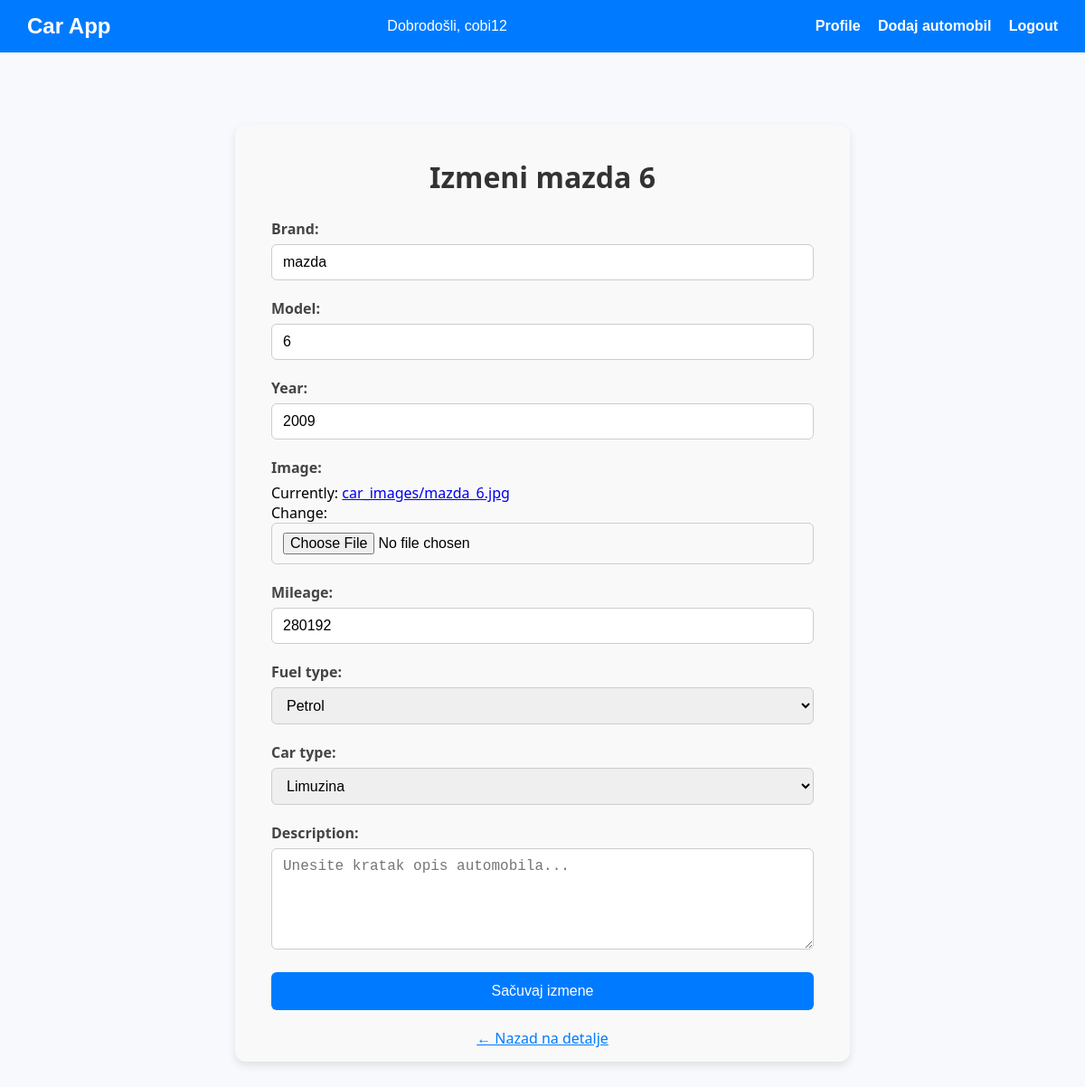
The page /car_edit/10/ (signed in) on the database as committed earlier.
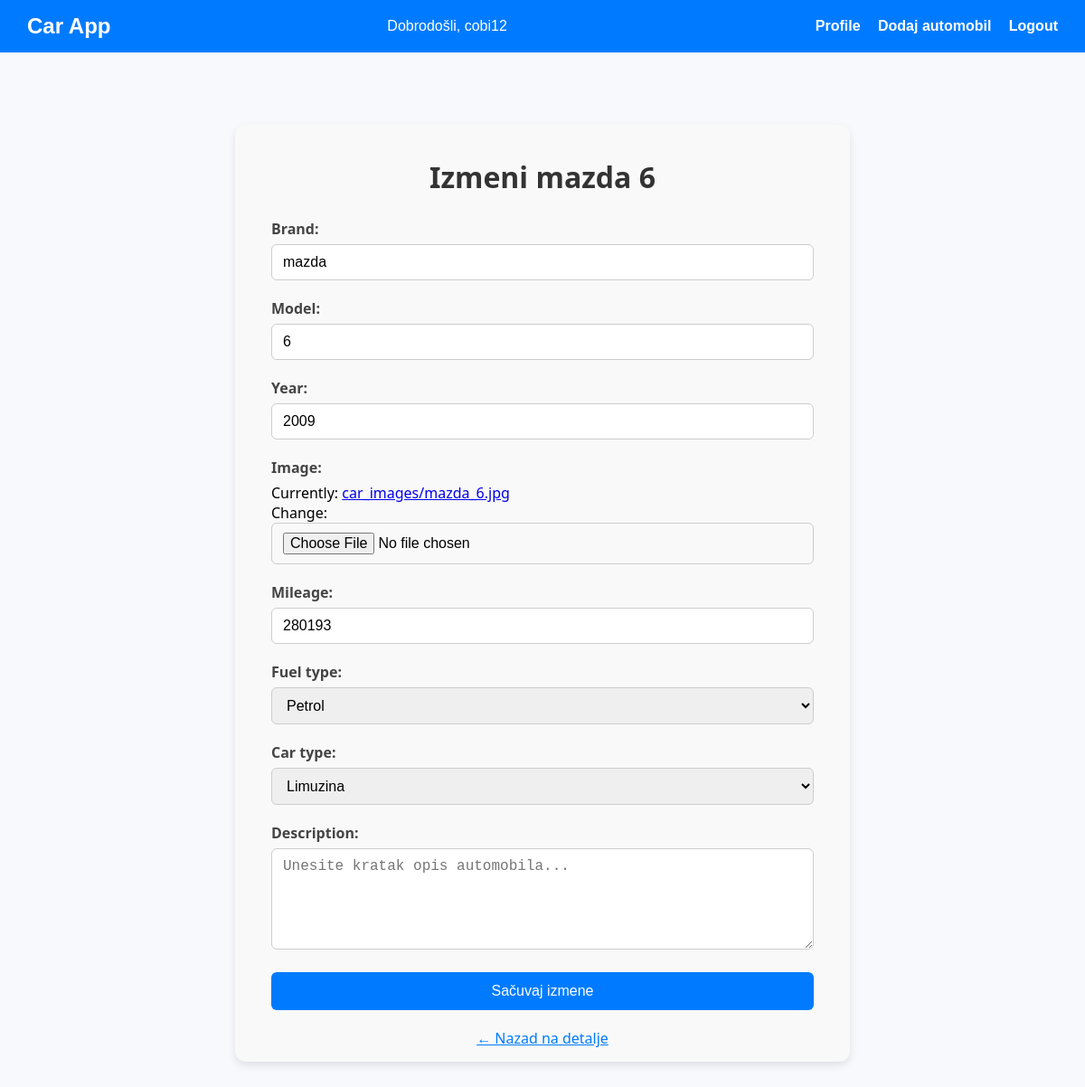
The same page on the database as committed later.
### cars/models.py (models this page shows, shortened)
class Car(models.Model):
    FUEL_CHOICES = [
        ('PETROL', 'Petrol'),
        ('DIESEL', 'Diesel'),
        ('ELECTRIC', 'Electric'),
        ('HYBRID', 'Hybrid'),
        ('LPG', 'LPG'),
    ]
    CAR_TYPE_CHOICES = [
        ('COUPE', 'Kupe'),
        ('SEDAN', 'Limuzina'),
        ('HATCHBACK', 'Hečbek'),
        ('SUV', 'SUV'),
        ('CONVERTIBLE', 'Kabriolet'),
        ('WAGON', 'Karavan'),
        ('PICKUP', 'Pickup'),
    ]
    owner = models.ForeignKey(User, on_delete = models.CASCADE)
    brand = models.CharField(max_length=100)
    model = models.CharField(max_length=100)
    year = models.PositiveIntegerField()
    image = models.ImageField(upload_to='car_images/', blank=False,null=False )
    mileage = models.PositiveIntegerField(help_text='Kilometraza')
    fuel_type = models.CharField(max_length=10, choices=FUEL_CHOICES)
    car_type = models.CharField(max_length=15, choices=CAR_TYPE_CHOICES)
    description = models.TextField(
        max_length=1000,
        blank=True,
        help_text='Kratak opis automobila (opciono)'
    )

### cars/views.py (the view)
# urls.py: path('car_edit/<int:car_id>/', views.car_edit, name='car_edit'),
@login_required
def car_edit(request, car_id):
    car = get_object_or_404(Car, id=car_id)
    if car.owner != request.user:
        return redirect('car_details', car_id=car.id)
    if request.method == 'POST':
        form = CarForm(request.POST, request.FILES, instance=car)
        if form.is_valid():
            form.save()
            return redirect('car_details', car_id=car.id)
    else:
        form = CarForm(instance=car)
    return render(request, 'cars/car_edit.html', {'form': form, 'car': car})

### cars/forms.py
class CarForm(forms.ModelForm):
    class Meta:
        model = Car
        fields = ['brand', 'model', 'year', 'image', 'mileage', 'fuel_type', 'car_type','description']
        widgets = {
            'fuel_type': forms.Select(attrs={'class': 'form-control'}),
            'car_type': forms.Select(attrs={'class': 'form-control'}),
            'brand': forms.TextInput(attrs={'class': 'form-control'}),
            'model': forms.TextInput(attrs={'class': 'form-control'}),
            'year': forms.NumberInput(attrs={'class': 'form-control'}),
            'mileage': forms.NumberInput(attrs={'class': 'form-control'}),
            'description': forms.Textarea(attrs={
                'class': 'form-control',
                'rows': 5,
                'placeholder': 'Unesite kratak opis automobila...'
            }),
        }

### cars/templates/cars/car_edit.html (shortened to what this page needs)
{% extends 'cars/base.html' %}
{% load static %}
{% block extra_css %}
<link rel="stylesheet" href="{% static 'css/car_edit.css' %}">
{% endblock %}
{% block content %}
  <div class="form-container">
    <h1>Izmeni {{ car.brand }} {{ car.model }}</h1>
    <form method="post" enctype="multipart/form-data">
      {% for field in form %}
        <div class="form-group">
          {{ field.label_tag }}
          {{ field }}
        </div>
      {% endfor %}
      <button type="submit" class="btn">Sačuvaj izmene</button>
    </form>
    <a href="{% url 'car_details' car.id %}" style="display:block; margin-top:20px; text-align:center; color:#007bff;">← Nazad na detalje</a>
  </div>
{% endblock %}

Rows that differ between the two databases and show on the page:
changed Car "mazda": mileage "280192" → "280193"
